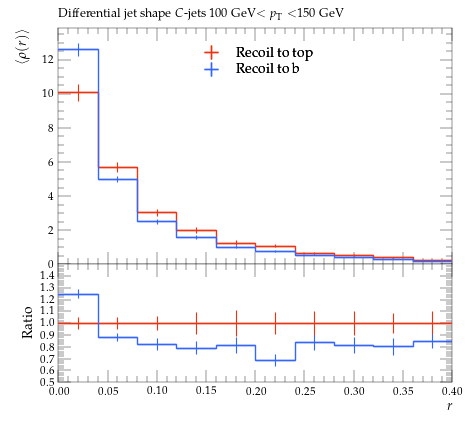

Reproduce this figure in Python.
#! /usr/bin/env python

# This Python script was auto-generated using YODA v2.0.2.
# Analysis object: /MC_HFDECAYS/avg_C_jet_rho_100_150
# Timestamp: 31-07-2026 (13:13:53)

import matplotlib as mpl
import matplotlib.pyplot as plt
mpl.use('Agg') # comment out for interactive use
import os
import numpy as np

plotDir = os.path.split(os.path.realpath(__file__))[0]
if 'YODA_USER_PLOT_PATH' in globals():
    plot_outdir = globals()['YODA_USER_PLOT_PATH']
else:
    plot_outdir = plotDir

#plot style
plt.style.use(os.path.join(plotDir, '../default.mplstyle'))
# plot metadata
figW, figH = plt.rcParams['figure.figsize']
ax_xLabel = r'$r$'
ax_yLabel = r'$\langle\rho(r)\rangle$'
ax_title  = r'Differential jet shape $C$-jets 100 GeV$<p_\mathrm{T}<$150 GeV '
ax_xScale = 'linear'
ax_yScale = 'linear'
xLims = (0.0, 0.4)
yLims = (0.0, 13.885157000000001)

# TeX-friendly labels for the legend
labels = {
    'legend' : ([ r"Recoil to top", r"Recoil to b" ], r""),
}

# Adjust canvas width and height
canvasW = 10.0
canvasH = 9.0
figW *= canvasW/10.
figH *= canvasH/9.

# Create figure and axis objects
fig, (ax, ratio0_ax) = plt.subplots(2, 1, sharex=True,
                  figsize=(figW,figH), gridspec_kw={'height_ratios': (6.0, 3.0)})

# Set figure margins
plt.subplots_adjust(
    left   = 1.0 * plt.rcParams['figure.subplot.left'],
    right  = 1.0 * plt.rcParams['figure.subplot.right'],
    top    = 1.0 * plt.rcParams['figure.subplot.top'],
    bottom = 1.0 * plt.rcParams['figure.subplot.bottom'])

ratio0_ax.yaxis.set_major_locator(mpl.ticker.MultipleLocator(0.1))
ratio0_ax.set_ylim(0.5, 1.4999)
ratio0_ax.set_ylabel('Ratio')

# the numerical data is stored in a separate file
dataf = dict()
prefix = os.path.split(__file__)[0]
if prefix:    prefix = prefix + '/'
exec(open(prefix+'avg_C_jet_rho_100_150__data.py').read(), dataf)


legend_handles = dict() # keep track of handles for the legend

# style options for curves
# starts at zorder>=5 to draw curve on top of legend
styles = {
  'recoil_t': {
    'color' : '#EE3311',
    'linestyle' : '-',
    'linewidth' : 1,
    'marker' : 'none',
    'markersize' : 2,
    'capsize' : 0.0,
    'zorder' : 5,
    'histstyle' : 1,
    'drawstyle' : 'steps-pre',
    'xerrorbars' : 1,
    'yerrorbars' : 1,
    'fillcolor' : None,
    'fillopacity' : 1.0,
    'ratio0_linestyle' : '-',
    'ratio0_linewidth' : 1,
    'ratio0_marker' : 'none',
    'ratio0_markersize' : 2,
    'ratio0_capsize' : 0.0,
    'ratio0_zorder' : 5,
    'ratio0_histstyle' : 1,
    'ratio0_drawstyle' : 'steps-pre',
    'ratio0_xerrorbars' : 1,
    'ratio0_yerrorbars' : 1,
  },
  'recoil_b': {
    'color' : '#3366FF',
    'linestyle' : '-',
    'linewidth' : 1,
    'marker' : 'none',
    'markersize' : 2,
    'capsize' : 0.0,
    'zorder' : 6,
    'histstyle' : 1,
    'drawstyle' : 'steps-pre',
    'xerrorbars' : 1,
    'yerrorbars' : 1,
    'fillcolor' : None,
    'fillopacity' : 1.0,
    'ratio0_linestyle' : '-',
    'ratio0_linewidth' : 1,
    'ratio0_marker' : 'none',
    'ratio0_markersize' : 2,
    'ratio0_capsize' : 0.0,
    'ratio0_zorder' : 6,
    'ratio0_histstyle' : 1,
    'ratio0_drawstyle' : 'steps-pre',
    'ratio0_xerrorbars' : 1,
    'ratio0_yerrorbars' : 1,
  },
}

# curve from input yoda files in main panel
for label, yvals in dataf['yvals'].items():
    if all(np.isnan(v) for v in dataf['yvals'][label]):
        continue
    tmp = None
    if styles[label]['histstyle']: # draw as histogram
        xpos = dataf['xedges'][label] if styles[label]['drawstyle'] else dataf['xpoints'][label]
        ypos = np.insert(yvals, 0, yvals[0]) if styles[label]['drawstyle'] else yvals
        if styles[label]['fillcolor']: # fill area below curve
            ax.fill_between(xpos, ypos, step='pre',
                            color=styles[label]['fillcolor'],
                            alpha=styles[label]['fillopacity'])
        tmp, = ax.plot(xpos, ypos,
                       color=styles[label]['color'],
                       linestyle=styles[label]['linestyle'],
                       linewidth=styles[label]['linewidth'],
                       drawstyle=styles[label]['drawstyle'], solid_joinstyle='miter',
                       zorder=styles[label]['zorder'], label=label)
    tmp = ax.errorbar(dataf['xpoints'][label], yvals,
                      xerr=np.array(dataf['xerrs'][label])*styles[label]['xerrorbars'],
                      yerr=np.array(dataf['yerrs'][label])*styles[label]['yerrorbars'],
                      fmt=styles[label]['marker'], capsize=styles[label]['capsize'],
                      markersize=styles[label]['markersize'],
                      ecolor=styles[label]['color'],
                      color=styles[label]['color'], zorder=styles[label]['zorder'])
    tmp[-1][0].set_linestyle(styles[label]['linestyle'])
    tmp[-1][0].set_linewidth(styles[label]['linewidth'])
    if label in dataf['add_legend_handle']:  legend_handles[label] = tmp
    for varLabel in dataf['variation_yvals'].keys():
        if varLabel.startswith(label):
            tmp, = ax.plot(dataf['xedges'][label], dataf['variation_yvals'][varLabel],
                           color=styles[label]['color'],
                           linestyle=styles[label]['linestyle'],
                           linewidth=styles[label]['linewidth'],
                           drawstyle='steps-pre', solid_joinstyle='miter',
                           zorder=styles[label]['zorder'], alpha=0.5)


# plots on ratio panel
# curve from input yoda files in ratio panel
for label, yvals in dataf['ratio0_yvals'].items():
    if all(np.isnan(v) for v in yvals):
        continue
    if styles[label]['ratio0_histstyle']: # plot as histogram
        xpos = dataf['xedges']['recoil_t'] if styles[label]['ratio0_drawstyle'] else dataf['xpoints']['recoil_t']
        ypos = np.insert(yvals, 0, yvals[0]) if styles[label]['ratio0_drawstyle'] else yvals
        ratio0_ax.plot(xpos, ypos,
                       color=styles[label]['color'],
                       linewidth=styles[label]['linewidth'],
                       linestyle=styles[label]['ratio0_linestyle'],
                       drawstyle=styles[label]['ratio0_drawstyle'], zorder=styles[label]['zorder'],
                       solid_joinstyle='miter')
    tmp = ratio0_ax.errorbar(dataf['xpoints']['recoil_t'], yvals,
                             xerr=np.array(dataf['ref_xerrs'])*styles[label]['ratio0_xerrorbars'],
                             yerr=np.array(dataf['ratio0_yerrs'][label])*styles[label]['ratio0_yerrorbars'],
                             fmt=styles[label]['ratio0_marker'], capsize=styles[label]['ratio0_capsize'],
                             markersize=styles[label]['ratio0_markersize'],
                             ecolor=styles[label]['color'],
                             color=styles[label]['color'])
    tmp[-1][0].set_linestyle(styles[label]['ratio0_linestyle'])
    tmp[-1][0].set_linewidth(styles[label]['ratio0_linewidth'])

    for varlabel in dataf['ratio0_variation_vals'].keys():
        if varlabel.startswith(label):
            ratio0_ax.plot(dataf['xedges']['recoil_t'],
                            dataf['ratio0_variation_vals'][varlabel],
                            color=styles[label]['color'],
                            linestyle=styles[label]['linestyle'],
                            linewidth=styles[label]['linewidth'],
                            drawstyle='steps-pre', solid_joinstyle='miter',
                            zorder=1, alpha=0.5)

legend_items = list(legend_handles.values())
ax.add_artist(ax.legend(legend_items,
                        labels['legend'][0],
                        title=labels['legend'][1],
                        alignment='left',
                        loc='upper center',
                        bbox_to_anchor=(0.5, 0.97)))

# set plot metadata as defined above
ratio0_ax.set_xlabel(ax_xLabel)
ratio0_ax.xaxis.set_label_coords(1., -0.15)
ax.set_ylabel(ax_yLabel, ha='right', va='top')
ax.yaxis.set_label_coords(-0.11, 1.0)
ax.set_title(ax_title, loc='left')
ax.set_xscale(ax_xScale)
ax.set_yscale(ax_yScale)
ax.set_xlim(xLims)
ax.set_ylim(yLims)

# tick formatting
plt.rcParams['xtick.top'] = True
plt.rcParams['ytick.right'] = True
fig.align_ylabels((ax, ratio0_ax))
plt.savefig(os.path.join(plot_outdir, 'avg_C_jet_rho_100_150.pdf'), format='PDF')
plt.savefig(os.path.join(plot_outdir, 'avg_C_jet_rho_100_150.png'), format='PNG')

plt.close(fig)
